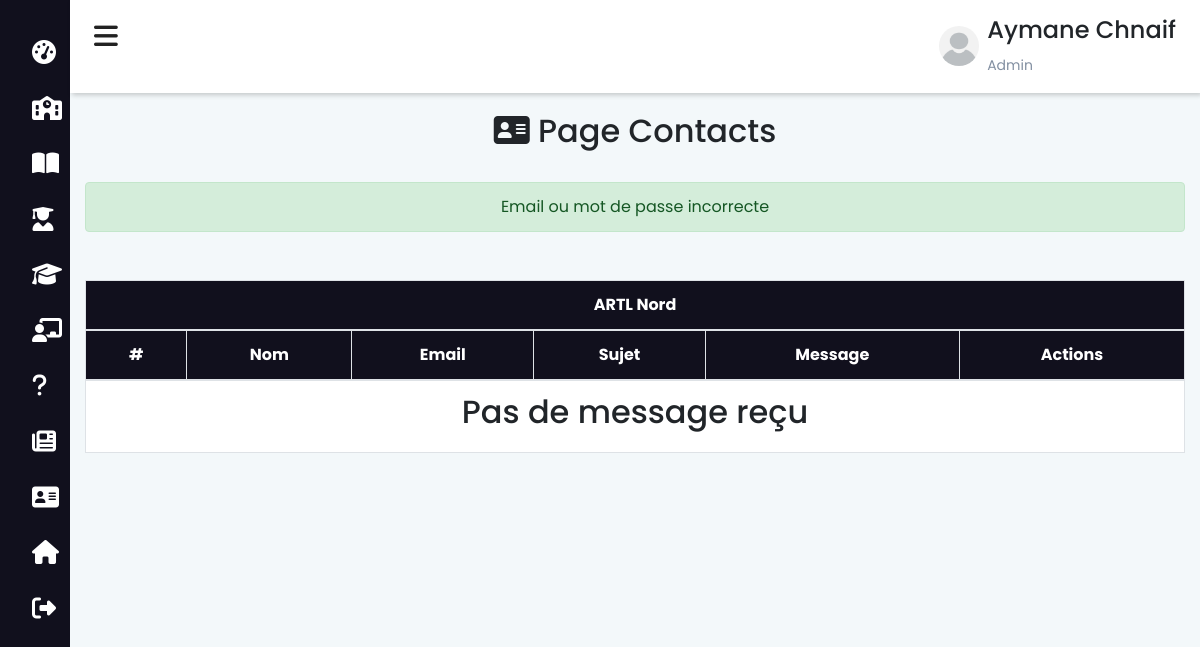
The page /admin/contacts.php (signed in) on the database as committed earlier.
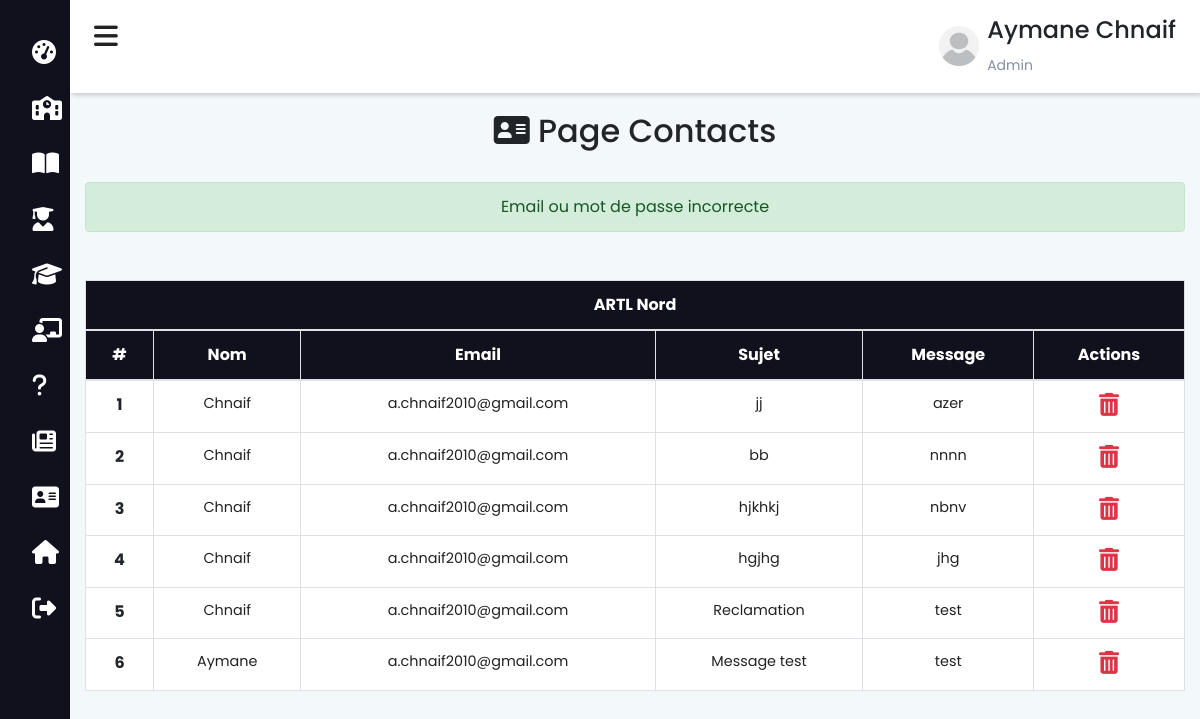
The same page on the database as committed later.
### tables this page shows
CREATE TABLE `contact` (
  `con_id` int(11) NOT NULL,
  `con_nom` varchar(200) NOT NULL,
  `con_email` varchar(200) NOT NULL,
  `con_sujet` varchar(200) NOT NULL,
  `con_message` text NOT NULL,
  `con_envoie` date NOT NULL DEFAULT current_timestamp()
);

### functions/db.php (called while the page is built, shortened)
<?php
    class DBController{
        protected $host = "localhost";
        protected $user = "root";
        protected $password = "";
        protected $db = "ecole";
        public function __construct(){
            $this->conn = mysqli_connect($this->host, $this->user, $this->password, $this->db);
        }
    }
?>

### session.php (called while the page is built, shortened)
<?php
    require("functions/db.php");
    require("functions/etudiant.php");
    $db = new DBController();
    $data = new Etudiant($db);
?>

### functions/etudiant.php (called while the page is built, shortened)
<?php
    class Etudiant{
        public $db = null;
        public function __construct(DBController $db){
            $this->db = $db;
        }
        public function getContacts(){
            $result = $this->db->conn->query("SELECT * FROM `contact`");
            $resultArray = array();
            while ($item = mysqli_fetch_array($result, MYSQLI_ASSOC)){
                $resultArray[] = $item;
            }
            return $resultArray;
        }
    }
?>

### admin/contacts.php (the view, shortened to what this page needs)
<?php include_once "../session.php"; ?>
<?php
$contacts = $data->getContacts();
?>
<!DOCTYPE html>
<html lang="fr">
<head>
    <?php
        include_once "../includes/header.php";
    ?>
</head>
<body>
    <?php include_once "navbar-admin.php"; ?>
    <div class="main-content">
        <header>
            <?php include 'admin.php' ?>
        </header>
        <div class="container-fluid mt-5 pt-5">
            <div class="text-center py-3">
                <h2><i class="fas fa-address-card"></i> Page Contacts</h2>
            </div>
            <?php
            if (isset($_SESSION['status'])) {
            ?>
                <div class='alert alert-success text-center mt-2' role='alert'><?php echo $_SESSION['status'] ?></div>
            <?php
            }
            ?>
            <table class="table bg-white mt-5 table-bordered">
                <thead class="text-center text-white" style="background-color: #11101d;">
                    <tr>
                        <th scope="col" colspan="9">ARTL Nord</th>
                    </tr>
                    <tr>
                        <th scope="col">#</th>
                        <th scope="col">Nom</th>
                        <th scope="col">Email</th>
                        <th scope="col">Sujet</th>
                        <th scope="col">Message</th>
                        <th scope="col">Actions</th>
                    </tr>
                </thead>
                <tbody class="text-center">
                    <?php
                    if (empty($contacts)) {
                    ?>
                        <tr>
                            <th scope="row" colspan="6">
                                <h2>Pas de message reçu</h2>
                            </th>
                        </tr>
                        <?php
                    } else {
                        $i = 1;
                        foreach ($contacts as $contact) {
                        ?>
                            <tr>
                                <th scope="row"><?php echo $i++ ?></th>
                                <td><?php echo $contact['con_nom']; ?></td>
                                <td><?php echo $contact['con_email']; ?></td>
                                <td><?php echo $contact['con_sujet']; ?></td>
                                <td><?php echo $contact['con_message']; ?></td>
                                <td class="row-style">
                                    <form action="" method="POST">
                                        <button type="submit" class="btn-style" name="submit" onclick='return confirm("Voulez-vous supprimer ce message")'>
                                            <i class="fas fa-trash-alt text-danger awesome-size"></i>
                                        </button>
                                    </form>
                                </td>
                            </tr>
                    <?php
                        }
                    }
                    ?>
                </tbody>
            </table>
        </div>
    </div>
</body>
</html>

Rows that differ between the two databases and show on the page:
added contact: con_nom "Chnaif", con_email "a.chnaif2010@gmail.com", con_sujet "jj", con_message "azer"
added contact: con_nom "Chnaif", con_email "a.chnaif2010@gmail.com", con_sujet "bb", con_message "nnnn"
added contact: con_nom "Chnaif", con_email "a.chnaif2010@gmail.com", con_sujet "hjkhkj", con_message "nbnv"
added contact: con_nom "Chnaif", con_email "a.chnaif2010@gmail.com", con_sujet "hgjhg", con_message "jhg"
added contact: con_nom "Chnaif", con_email "a.chnaif2010@gmail.com", con_sujet "Reclamation", con_message "test"
added contact: con_nom "Aymane", con_email "a.chnaif2010@gmail.com", con_sujet "Message test", con_message "test"
Other text that changed with them:
text no longer shown: "Pas de message reçu"
